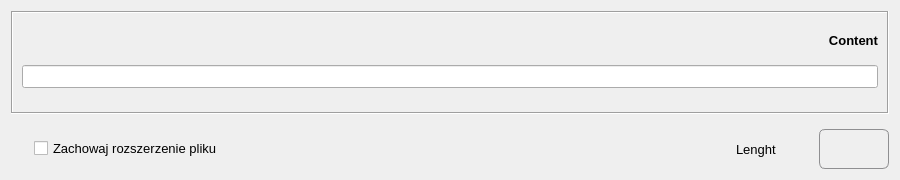
<?xml version="1.0" encoding="UTF-8"?>
<ui version="4.0">
 <class>Form</class>
 <widget class="QWidget" name="Form">
  <property name="windowModality">
   <enum>Qt::ApplicationModal</enum>
  </property>
  <property name="geometry">
   <rect>
    <x>0</x>
    <y>0</y>
    <width>900</width>
    <height>180</height>
   </rect>
  </property>
  <property name="sizePolicy">
   <sizepolicy hsizetype="Minimum" vsizetype="Preferred">
    <horstretch>0</horstretch>
    <verstretch>0</verstretch>
   </sizepolicy>
  </property>
  <property name="minimumSize">
   <size>
    <width>900</width>
    <height>180</height>
   </size>
  </property>
  <property name="maximumSize">
   <size>
    <width>16777215</width>
    <height>180</height>
   </size>
  </property>
  <property name="font">
   <font>
    <family>Tahoma</family>
    <pointsize>10</pointsize>
   </font>
  </property>
  <property name="windowTitle">
   <string>Generator oznaczenia plików</string>
  </property>
  <property name="windowIcon">
   <iconset resource="../res/main_form.qrc">
    <normaloff>:/icons/res/icon/logo_small.png</normaloff>:/icons/res/icon/logo_small.png</iconset>
  </property>
  <layout class="QVBoxLayout" name="verticalLayout">
   <item>
    <widget class="QFrame" name="frame">
     <property name="frameShape">
      <enum>QFrame::Box</enum>
     </property>
     <property name="frameShadow">
      <enum>QFrame::Sunken</enum>
     </property>
     <layout class="QGridLayout" name="gridLayout">
      <property name="bottomMargin">
       <number>13</number>
      </property>
      <item row="0" column="0">
       <widget class="QLabel" name="lbl_caption">
        <property name="sizePolicy">
         <sizepolicy hsizetype="Expanding" vsizetype="Fixed">
          <horstretch>0</horstretch>
          <verstretch>0</verstretch>
         </sizepolicy>
        </property>
        <property name="font">
         <font>
          <family>Tahoma</family>
          <pointsize>10</pointsize>
          <weight>75</weight>
          <bold>true</bold>
         </font>
        </property>
        <property name="layoutDirection">
         <enum>Qt::LeftToRight</enum>
        </property>
        <property name="text">
         <string>Content</string>
        </property>
        <property name="alignment">
         <set>Qt::AlignRight|Qt::AlignTrailing|Qt::AlignVCenter</set>
        </property>
        <property name="margin">
         <number>5</number>
        </property>
       </widget>
      </item>
      <item row="1" column="0">
       <widget class="QLineEdit" name="txt_file_tag"/>
      </item>
     </layout>
    </widget>
   </item>
   <item>
    <layout class="QHBoxLayout" name="horizontalLayout">
     <property name="spacing">
      <number>3</number>
     </property>
     <property name="leftMargin">
      <number>23</number>
     </property>
     <property name="topMargin">
      <number>9</number>
     </property>
     <item>
      <widget class="QCheckBox" name="cbx_extension">
       <property name="text">
        <string>Zachowaj rozszerzenie pliku</string>
       </property>
      </widget>
     </item>
     <item>
      <spacer name="horizontalSpacer">
       <property name="orientation">
        <enum>Qt::Horizontal</enum>
       </property>
       <property name="sizeHint" stdset="0">
        <size>
         <width>40</width>
         <height>20</height>
        </size>
       </property>
      </spacer>
     </item>
     <item>
      <widget class="QLabel" name="lbl_lenght">
       <property name="text">
        <string>Lenght</string>
       </property>
      </widget>
     </item>
     <item>
      <spacer name="horizontalSpacer_2">
       <property name="orientation">
        <enum>Qt::Horizontal</enum>
       </property>
       <property name="sizeType">
        <enum>QSizePolicy::Minimum</enum>
       </property>
       <property name="sizeHint" stdset="0">
        <size>
         <width>40</width>
         <height>20</height>
        </size>
       </property>
      </spacer>
     </item>
     <item>
      <widget class="QPushButton" name="btn_ok">
       <property name="minimumSize">
        <size>
         <width>70</width>
         <height>40</height>
        </size>
       </property>
       <property name="maximumSize">
        <size>
         <width>50</width>
         <height>40</height>
        </size>
       </property>
       <property name="cursor">
        <cursorShape>PointingHandCursor</cursorShape>
       </property>
       <property name="toolTip">
        <string>Skopiuj do schowka</string>
       </property>
       <property name="styleSheet">
        <string notr="true">border: 1px solid #8f8f91; 
border-radius: 6px;
background-color: qlineargradient(x1: 0, y1: 0, x2: 0, y2: 1,
                                      stop: 0 #f6f7fa, stop: 1 #dadbde);
padding: 5px;</string>
       </property>
       <property name="icon">
        <iconset resource="../res/main_form.qrc">
         <normaloff>:/icons/res/icon/copy.png</normaloff>:/icons/res/icon/copy.png</iconset>
       </property>
       <property name="iconSize">
        <size>
         <width>32</width>
         <height>32</height>
        </size>
       </property>
      </widget>
     </item>
    </layout>
   </item>
  </layout>
 </widget>
 <tabstops>
  <tabstop>txt_file_tag</tabstop>
  <tabstop>cbx_extension</tabstop>
  <tabstop>btn_ok</tabstop>
 </tabstops>
 <resources>
  <include location="../res/main_form.qrc"/>
 </resources>
 <connections/>
</ui>
